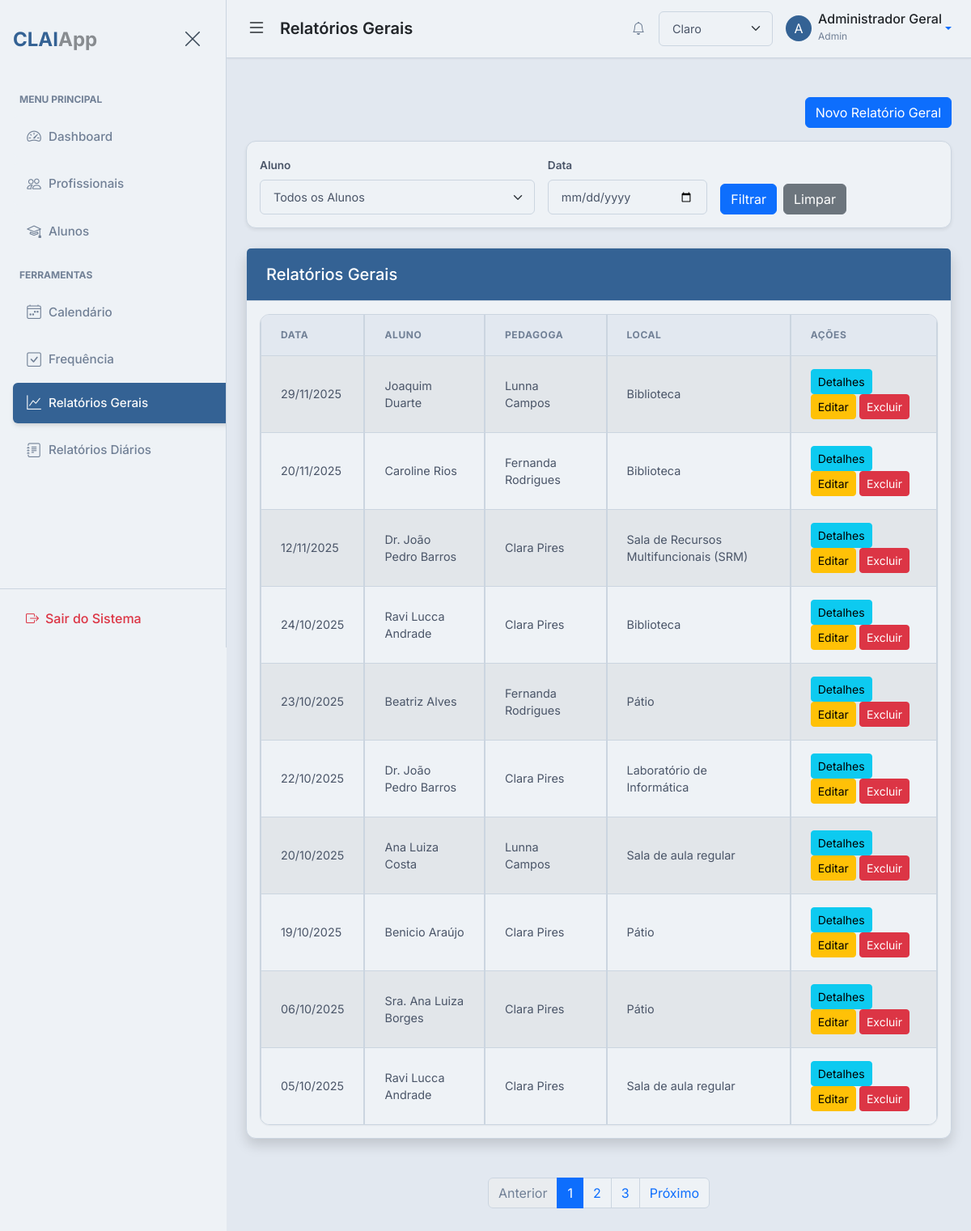
/general-reports (signed in), run on the app's committed database.
### app/models.py (models this page shows)
class BaseModel(Model):
    class Meta:
        database = db

class User(UserMixin, BaseModel):
    username = CharField(unique=True)
    email = CharField(unique=True)
    password = CharField()
    name = CharField()
    profile_picture = CharField(default='default_profile.png')
    role = CharField(default='pedagogue')  # 'admin', 'pedagogue'
    def get_id(self):
        return str(self.id)
    class Meta:
        table_name = 'users'

class GeneralReport(BaseModel):
    student = ForeignKeyField(Student, backref='general_reports')
    pedagogue = ForeignKeyField(User, backref='general_reports')
    date = DateField(default=datetime.date.today)
    location = CharField(null=True)
    initial_conditions = TextField(null=True)
    difficulties_found = TextField(null=True)
    observed_abilities = TextField(null=True)
    activities_performed = TextField(null=True)
    evolutions_observed = TextField(null=True)
    adapted_assessments = BooleanField(null=True)
    professional_impediments = TextField(null=True)
    solutions = TextField(null=True)
    additional_information = TextField(null=True)
    class Meta:
        table_name = 'general_reports'

class Student(BaseModel):
    name = CharField()
    matricula = CharField(unique=True)
    dob = DateField()  # Date of Birth
    cid = CharField(null=True)  # International Classification of Diseases
    email = CharField(null=True)
    phone = CharField(null=True)
    grade = CharField(null=True)  # Turma
    course = CharField(null=True)
    responsible_name = CharField(null=True)
    responsible_phone = CharField(null=True)
    responsible_email = CharField(null=True)
    responsible_cpf = CharField(null=True) # Responsible CPF field added
    pedagogue = ForeignKeyField(User, backref='students', null=True)  # Assign a primary pedagogue
    student_picture = CharField(default='default_student.png')
    specific_needs_description = TextField(null=True)  # New field for RF05
    class Meta:
        table_name = 'students'

### app/routes.py (the view)
@bp.route('/general-reports')
@login_required
def list_general_reports():
    page = request.args.get('page', 1, type=int)
    per_page = Config.PAGINATION_PER_PAGE
    selected_student_id = request.args.get('student_id', type=int)
    selected_date_str = request.args.get('date', '')
    if current_user.role == 'admin':
        reports_query = GeneralReport.select().order_by(GeneralReport.date.desc())
        students = Student.select().order_by(Student.name)
    else:
        reports_query = GeneralReport.select().where(GeneralReport.pedagogue == current_user).order_by(GeneralReport.date.desc())
        students = Student.select().where(Student.pedagogue == current_user).order_by(Student.name)
    if selected_student_id:
        reports_query = reports_query.where(GeneralReport.student.id == selected_student_id)
    if selected_date_str:
        try:
            selected_date = datetime.datetime.strptime(selected_date_str, '%Y-%m-%d').date()
            reports_query = reports_query.where(GeneralReport.date == selected_date)
        except ValueError:
            flash('Formato de data inválido. Use AAAA-MM-DD.', 'warning')
    total_reports = reports_query.count()
    total_pages = (total_reports + per_page - 1) // per_page
    reports = reports_query.paginate(page, per_page)
    paginator_args = {}
    if selected_student_id:
        paginator_args['student_id'] = selected_student_id
    if selected_date_str:
        paginator_args['date'] = selected_date_str
    paginator = {
        'page': page,
        'total_pages': total_pages,
        'route': 'main.list_general_reports',
        'args': paginator_args
    }
    return render_template(
        'general_reports/list_general_reports.html',
        title='Relatórios Gerais',
        reports=reports,
        paginator=paginator,
        students=students,
        selected_student_id=selected_student_id,
        selected_date=selected_date_str
    )

### app/templates/general_reports/list_general_reports.html (shortened to what this page needs)
{% extends "base.html" %}
{% block page_heading %}Relatórios Gerais{% endblock %}
{% block content %}
<div class="row my-4">
    <div class="col-md-12">
        <div class="d-flex justify-content-end mb-3">
            <a href="{{ url_for('main.add_general_report') }}" class="btn btn-primary">Novo Relatório Geral</a>
        </div>
        <div class="card shadow-sm mb-4">
            <div class="card-body">
                <form method="GET" action="{{ url_for('main.list_general_reports') }}">
                    <div class="row g-3 align-items-end">
                        <div class="col-md-5">
                            <label for="student_id" class="form-label">Aluno</label>
                            <select name="student_id" id="student_id" class="form-select">
                                <option value="">Todos os Alunos</option>
                            </select>
                        </div>
                        <div class="col-md-3">
                            <label for="date" class="form-label">Data</label>
                            <input type="date" name="date" id="date" class="form-control" value="{{ selected_date or '' }}">
                        </div>
                        <div class="col-md-4 d-flex align-items-end">
                            <button type="submit" class="btn btn-primary me-2">Filtrar</button>
                            <a href="{{ url_for('main.list_general_reports') }}" class="btn btn-secondary">Limpar</a>
                        </div>
                    </div>
                </form>
            </div>
        </div>
        <div class="card shadow mb-4">
            <div class="card-header bg-primary text-white">
                <h5 class="mb-0">Relatórios Gerais</h5>
            </div>
            <div class="card-body">
                <div class="table-responsive">
                    <table class="table table-striped table-bordered">
                        <thead>
                            <tr>
                                <th scope="col">Data</th>
                                <th scope="col">Aluno</th>
                                <th scope="col">Pedagoga</th>
                                <th scope="col">Local</th>
                                <th scope="col">Ações</th>
                            </tr>
                        </thead>
                        <tbody>
                            {% for report in reports %}
                            <tr>
                                <td>{{ report.date.strftime('%d/%m/%Y') }}</td>
                                <td>{{ report.student.name }}</td>
                                <td>{{ report.pedagogue.name }}</td>
                                <td>{{ report.location }}</td>
                                <td>
                                    <a href="{{ url_for('main.view_general_report', report_id=report.id) }}" class="btn btn-info btn-sm">Detalhes</a>
                                    {% if report.pedagogue == current_user or current_user.role == 'admin' %}
                                        <a href="{{ url_for('main.edit_general_report', report_id=report.id) }}" class="btn btn-warning btn-sm">Editar</a>
                                        <form action="{{ url_for('main.delete_general_report', report_id=report.id) }}" method="POST" style="display:inline;">
                                            <button type="submit" class="btn btn-danger btn-sm" onclick="return confirm('Tem certeza que deseja excluir este relatório?');">Excluir</button>
                                        </form>
                                    {% endif %}
                                </td>
                            </tr>
                            {% else %}
                            <tr>
                                <td colspan="5">Nenhum relatório geral encontrado.</td>
                            </tr>
                            {% endfor %}
                        </tbody>
                    </table>
                </div>
            </div>
        </div>
    </div>
</div>
{% endblock %}

### app/templates/base.html (shortened to what this page needs)
{% from "macros/pagination_macros.html" import render_pagination %}
<!DOCTYPE html>
<html lang="pt-br" data-bs-theme="light"{% block html_attribs %}{% endblock %}>
<head>
    <link href="https://cdn.jsdelivr.net/npm/bootstrap@5.3.8/dist/css/bootstrap.min.css" rel="stylesheet"
>
    <link rel="stylesheet" href="https://cdn.jsdelivr.net/npm/bootstrap-icons@1.11.1/font/bootstrap-icons.css">
    <link href='https://cdn.jsdelivr.net/npm/fullcalendar@6.1.19/main.min.css' rel='stylesheet' />
    <link rel="stylesheet" href="https://cdnjs.cloudflare.com/ajax/libs/font-awesome/6.5.1/css/all.min.css" />
    <link rel="stylesheet" href="{{ url_for('static', filename='css/style.css') }}">
    <link rel="stylesheet" href="{{ url_for('static', filename='css/print.css') }}" media="print">
    <link rel="stylesheet" href="https://cdn.jsdelivr.net/npm/pace-js@latest/pace-theme-default.min.css">
    <link rel="stylesheet" href="https://cdnjs.cloudflare.com/ajax/libs/animate.css/4.1.1/animate.min.css"/>
</head>
<body class="d-flex" id="wrapper"{% block body_attribs %}{% endblock %}>
    {% block body %}
    <div id="sidebar-wrapper">
        <div class="sidebar-heading d-flex justify-content-between align-items-center py-4 px-3">
            <div class="fw-bold fs-4 text-primary tracking-tight">
                {{ config.APP_BASE_NAME }}<span class="text-body text-opacity-50">{{ config.APP_SUFFIX }}</span>
            </div>
            <button class="btn btn-link text-secondary" id="sidebar-close">
                <i class="bi bi-x-lg fs-4"></i>
            </button>
        </div>
        <div class="list-group list-group-flush my-3">
            <small class="text-uppercase text-muted fw-bold px-4 mb-2" style="font-size: 0.75rem;">Menu
                Principal</small>
            <a href="{{ url_for('main.dashboard') }}"
                class="list-group-item list-group-item-action {% if request.endpoint == 'main.dashboard' %}active{% endif %}">
                <i class="bi bi-speedometer2 me-2"></i>Dashboard
            </a>
            {% if current_user.is_authenticated and current_user.role == 'admin' %}
            <a href="{{ url_for('main.list_users') }}"
                class="list-group-item list-group-item-action {% if request.endpoint == 'main.list_users' %}active{% endif %}">
                <i class="bi bi-people me-2"></i>Profissionais
            </a>
            {% endif %}
            <a href="{{ url_for('main.list_students') }}"
                class="list-group-item list-group-item-action {% if request.endpoint == 'main.list_students' %}active{% endif %}">
                <i class="bi bi-mortarboard me-2"></i>Alunos
            </a>
            <small class="text-uppercase text-muted fw-bold px-4 mb-2 mt-3"
                style="font-size: 0.75rem;">Ferramentas</small>
            <a href="{{ url_for('main.calendar') }}"
                class="list-group-item list-group-item-action {% if request.endpoint == 'main.calendar' %}active{% endif %}">
                <i class="bi bi-calendar4-week me-2"></i>Calendário
            </a>
            <a href="{{ url_for('main.mark_attendance') }}"
                class="list-group-item list-group-item-action {% if request.endpoint == 'main.mark_attendance' %}active{% endif %}">
                <i class="bi bi-check-square me-2"></i>Frequência
            </a>
            <a href="{{ url_for('main.list_general_reports') }}"
                class="list-group-item list-group-item-action {% if request.endpoint == 'main.list_general_reports' %}active{% endif %}">
                <i class="bi bi-graph-up me-2"></i>Relatórios Gerais
            </a>
            <a href="{{ url_for('main.list_daily_reports') }}"
                class="list-group-item list-group-item-action {% if 'daily_report' in request.endpoint %}active{% endif %}">
                <i class="bi bi-journal-text me-2"></i>Relatórios Diários
            </a>
        </div>
        <div class="mt-auto p-3 border-top">
            <a href="{{ url_for('main.logout') }}"
                class="d-flex align-items-center text-decoration-none text-danger px-3 py-2 rounded hover-bg-light">
                <i class="bi bi-box-arrow-right me-2"></i>
                <span class="fw-medium">Sair do Sistema</span>
            </a>
        </div>
    </div>
    <div id="page-content-wrapper">
        <nav class="navbar navbar-expand-lg main-navbar px-4">
            <div class="d-flex align-items-center w-100">
                <button class="btn btn-link text-body p-0 me-3" id="menu-toggle">
                    <i class="bi bi-list fs-4"></i>
                </button>
                <h1 class="h5 m-0 fw-semibold text-body">{% block page_heading %}Visão Geral{% endblock %}</h1>
                <div class="ms-auto d-flex align-items-center gap-3">
                    {% if current_user.is_authenticated %}
                    <a href="{{ url_for('main.list_notifications') }}" class="btn btn-link text-body-secondary p-0 position-relative" title="Notificações">
                        <i class="bi bi-bell"></i>
                    </a>
                    {% endif %}
                    <div class="dropdown">
                        <select id="theme-select" class="form-select form-select-sm" aria-label="Selecionar Tema">
                            <option value="light">Claro</option>
                        </select>
                    </div>
                    <div class="dropdown">
                        <a class="d-flex align-items-center text-decoration-none dropdown-toggle" href="#" role="button"
                            data-bs-toggle="dropdown" aria-expanded="false">
                            <div class="avatar bg-primary text-white rounded-circle d-flex align-items-center justify-content-center me-2"
                                style="width: 32px; height: 32px;">
                                {% if current_user.is_authenticated %}
                                {{ current_user.name[0] | upper }}
                                {% else %}
                                <i class="bi bi-person"></i>
                                {% endif %}
                            </div>
                            <div class="d-none d-md-block">
                                {% if current_user.is_authenticated %}
                                <span class="fw-medium text-body d-block" style="line-height: 1;">{{
                                    current_user.name }}</span>
                                <small class="text-muted" style="font-size: 0.75rem;">{{ current_user.role |
                                    capitalize }}</small>
                                {% else %}
                                <span class="fw-medium text-body d-block" style="line-height: 1;">Convidado</span>
                                <small class="text-muted" style="font-size: 0.75rem;">Não Autenticado</small>
                                {% endif %}
                            </div>
                        </a>
                    </div>
                </div>
            </div>
        </nav>
        <main class="container-fluid px-4 py-4 animate__animated animate__fadeIn">
            {% block content %}{% endblock %}
            {% block pagination %}
            {% if paginator %}
                {{ render_pagination(paginator) }}
            {% endif %}
            {% endblock %}
        </main>
    </div>
    {% endblock %}
</body>
</html>

### data on the page
User: name "A", name "Administrador Geral", role "Admin"
GeneralReport: date "29/11/2025", student.name "Joaquim Duarte", pedagogue.name "Lunna Campos", location "Biblioteca"
GeneralReport: date "20/11/2025", student.name "Caroline Rios", pedagogue.name "Fernanda Rodrigues", location "Biblioteca"
GeneralReport: date "12/11/2025", student.name "Dr. João Pedro Barros", pedagogue.name "Clara Pires", location "Sala de Recursos Multifuncionais (SRM)"
GeneralReport: date "24/10/2025", student.name "Ravi Lucca Andrade", pedagogue.name "Clara Pires", location "Biblioteca"
GeneralReport: date "23/10/2025", student.name "Beatriz Alves", pedagogue.name "Fernanda Rodrigues", location "Pátio"
GeneralReport: date "22/10/2025", student.name "Dr. João Pedro Barros", pedagogue.name "Clara Pires", location "Laboratório de Informática"
GeneralReport: date "20/10/2025", student.name "Ana Luiza Costa", pedagogue.name "Lunna Campos", location "Sala de aula regular"
GeneralReport: date "19/10/2025", student.name "Benicio Araújo", pedagogue.name "Clara Pires", location "Pátio"
GeneralReport: date "06/10/2025", student.name "Sra. Ana Luiza Borges", pedagogue.name "Clara Pires", location "Pátio"
GeneralReport: date "05/10/2025", student.name "Ravi Lucca Andrade", pedagogue.name "Clara Pires", location "Sala de aula regular"

### other printed values
{{ config.APP_BASE_NAME }} "CLAI"
{{ config.APP_SUFFIX }} "App"
{{ p }} "1" "2" "3"
